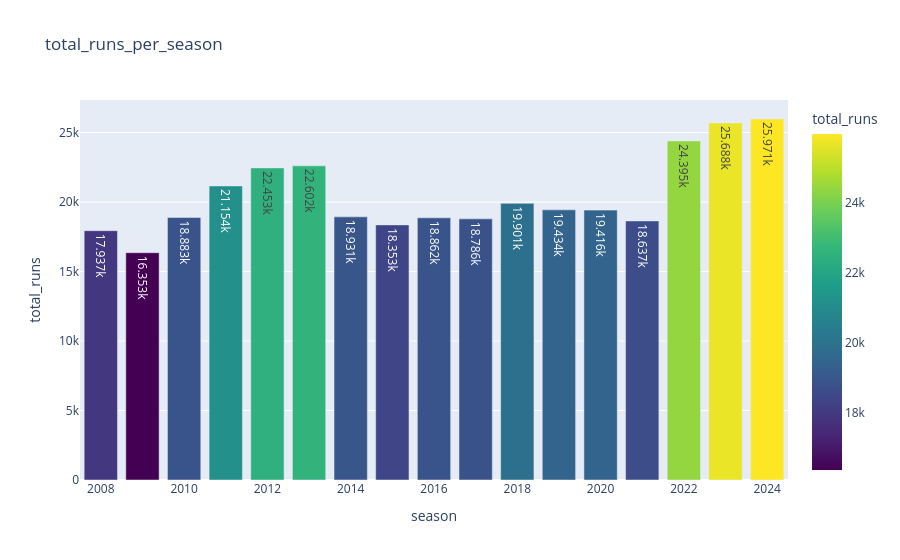

The code cell stored with this chart in its notebook:
### Code cell
import plotly.express as px

fig=px.bar(
    season_stats,
    x=season_stats.index,
    y='total_runs',
    title='total_runs_per_season',
    labels={'total_suns':'count','index':'season'},
    color='total_runs',
    color_continuous_scale='viridis',
    text_auto=True

)
fig.show()

### Figure 1 — Plotly figure (JSON) as saved in the notebook; plotly's stock layout.template omitted (floating-point values rounded to 4 significant figures)
{"data": [{"alignmentgroup": "True", "hovertemplate": "season=%{x}<br>total_runs=%{marker.color}<extra></extra>", "legendgroup": "", "marker": {"color": [17937, 16353, 18883, 21154, 22453, 22602, 18931, 18353, 18862, 18786, 19901, 19434, 19416, 18637, 24395, 25688, 25971], "coloraxis": "coloraxis", "pattern": {"shape": ""}}, "name": "", "offsetgroup": "", "orientation": "v", "showlegend": false, "textposition": "auto", "texttemplate": "%{y}", "type": "bar", "x": [2008, 2009, 2010, 2011, 2012, 2013, 2014, 2015, 2016, 2017, 2018, 2019, 2020, 2021, 2022, 2023, 2024], "xaxis": "x", "y": [17937, 16353, 18883, 21154, 22453, 22602, 18931, 18353, 18862, 18786, 19901, 19434, 19416, 18637, 24395, 25688, 25971], "yaxis": "y"}], "layout": {"autosize": true, "barmode": "relative", "coloraxis": {"colorbar": {"title": {"text": "total_runs"}}, "colorscale": [[0, "#440154"], [0.1111, "#482878"], [0.2222, "#3e4989"], [0.3333, "#31688e"], [0.4444, "#26828e"], [0.5556, "#1f9e89"], [0.6667, "#35b779"], [0.7778, "#6ece58"], [0.8889, "#b5de2b"], [1, "#fde725"]]}, "legend": {"tracegroupgap": 0}, "title": {"text": "total_runs_per_season"}, "xaxis": {"anchor": "y", "autorange": true, "domain": [0, 1], "range": [2008.0, 2024.0], "title": {"text": "season"}, "type": "linear"}, "yaxis": {"anchor": "x", "autorange": true, "domain": [0, 1], "range": [0, 27340.0], "title": {"text": "total_runs"}, "type": "linear"}}}
